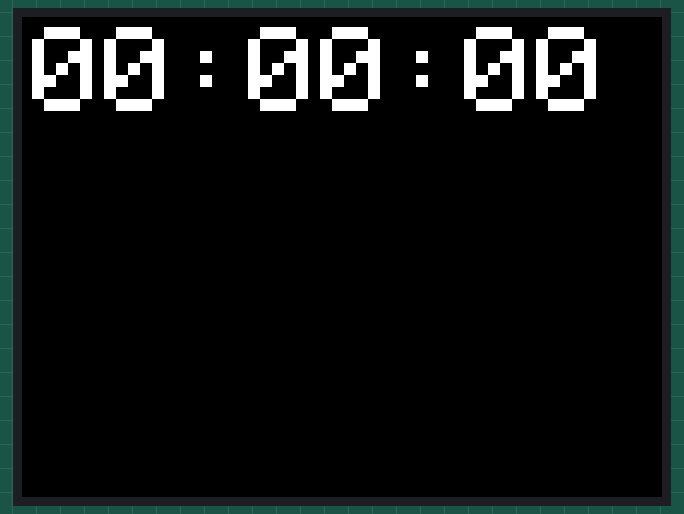
Simulated run of this sketch. Board: Arduino Uno, built with avr-gcc and run on an emulated ATmega328P. Shown: 320×240 colour display. What the sketch prints to the serial monitor is not drawn.

Above: at 0.2 s.
At 4.3 s:
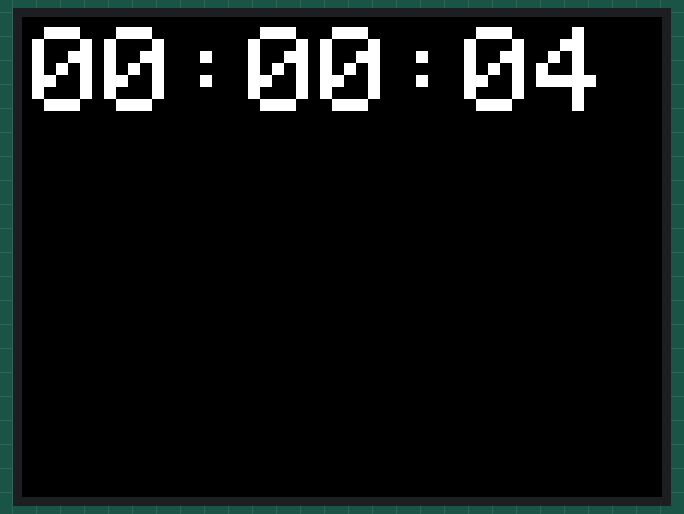
At 8.3 s:
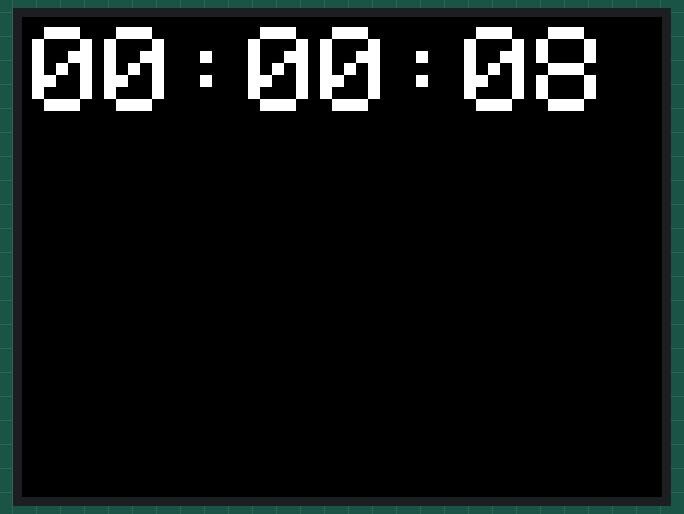
At 16.4 s:
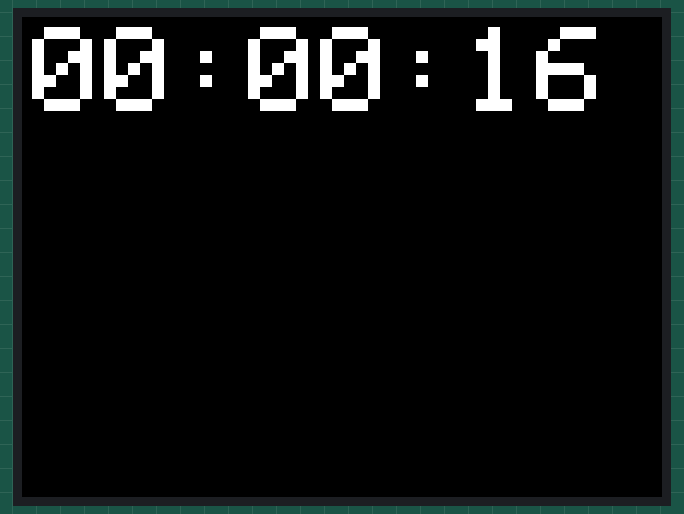
At 24.5 s:
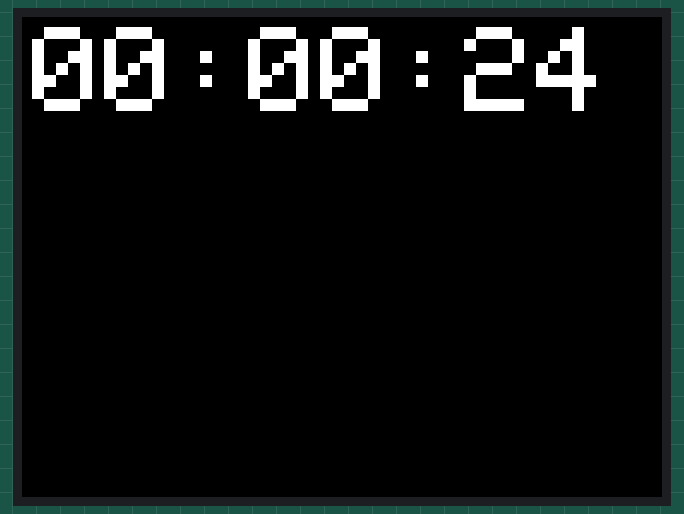
At 33.6 s:
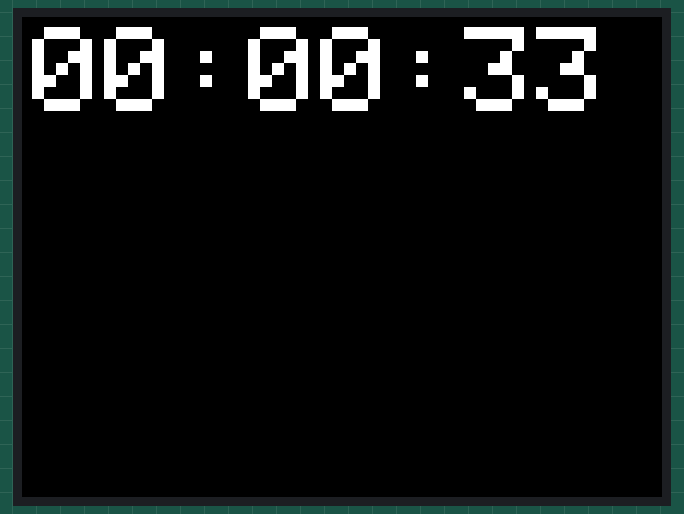

The sketch:

clock.ino
```cpp
// erik baar - 10/25
// building an ardunio clock based on the TFTLCD Library.

#include <Adafruit_GFX.h>    // Core graphics library
#include <Adafruit_TFTLCD.h> // Hardware-specific library


// The control pins for the LCD can be assigned to any digital or
// analog pins...but we'll use the analog pins as this allows us to
// double up the pins with the touch screen (see the TFT paint example).
#define LCD_CS A3 // Chip Select goes to Analog 3
#define LCD_CD A2 // Command/Data goes to Analog 2
#define LCD_WR A1 // LCD Write goes to Analog 1
#define LCD_RD A0 // LCD Read goes to Analog 0

#define LCD_RESET A4 // Can alternately just connect to Arduino's reset pin

// Assign human-readable names to some common 16-bit color values:
#define  BLACK   0x0000
#define BLUE    0x001F
#define RED     0xF800
#define GREEN   0x07E0
#define CYAN    0x07FF
#define MAGENTA 0xF81F
#define YELLOW  0xFFE0
#define WHITE   0xFFFF

unsigned long timer = millis();
unsigned long prevMillis = 0;

Adafruit_TFTLCD tft(LCD_CS, LCD_CD, LCD_WR, LCD_RD, LCD_RESET);

void setup() {
  // put your setup code here, to run once:
  Serial.begin(9600);

  tft.reset();

  uint16_t identifier = tft.readID();

  Serial.print("TFT ID IS: "); Serial.println(identifier);
  Serial.print("TFT size is "); Serial.print(tft.width()); Serial.print("x"); Serial.println(tft.height());

  // Erik Baar - 10/25
  // force the chipset - this is a hack for the current adafruit board I ordered on
  // Amazon
  identifier = 0x9341;
  tft.begin(identifier);
  tft.setRotation(1);

  timer = millis();
}

void loop() {
  // put your main code here, to run repeatedly:
  //tft.fillScreen(BLACK);

  prevMillis = timer;

  unsigned long perf = drawClock(timer);

  Serial.print("Perf: "); Serial.println(perf);

  timer = millis();

  unsigned long diff = timer - prevMillis;

  Serial.println(diff);

  if (diff < 1000) {
    delay(1000 - (diff));
  } else {
    delay(1000);
  }

}

unsigned long drawClock(unsigned long lTimer) {
  //always return performance data
  unsigned long start = micros();

//  tft.fillRect(0, 0, 240, 320, BLACK);

  tft.setCursor(5,5);
  tft.setTextColor(WHITE, BLACK);
  tft.setTextSize(6);

  String clockText;

  unsigned long seconds = millis() / 1000;

  unsigned long hour = seconds / 3600;
  unsigned long minute = (seconds - hour * 3600)/60 ;
  unsigned long second = seconds - (hour * 3600 + minute * 60);

  // string concatenation is better performant than multiple print statements
  // writing to the monitor.  also, zero pad the string if the hour
  // is less than what is expected.
  if (hour < 10) {
    clockText += "0";
  }
  clockText.concat(hour);
  clockText += ":";
  if (minute < 10) {
    clockText += "0";
  }
  clockText.concat(minute);
  clockText += ":";
  if (second < 10) {
    clockText += "0";
  }
  clockText.concat(second);

  tft.print(clockText);

  return micros() - start; // function performance in microseconds.
}

unsigned long drawLines() {


}
```

Measured:
- what the display in image 1 shows lasts 1.0 s, from 4.2 s to 5.2 s
